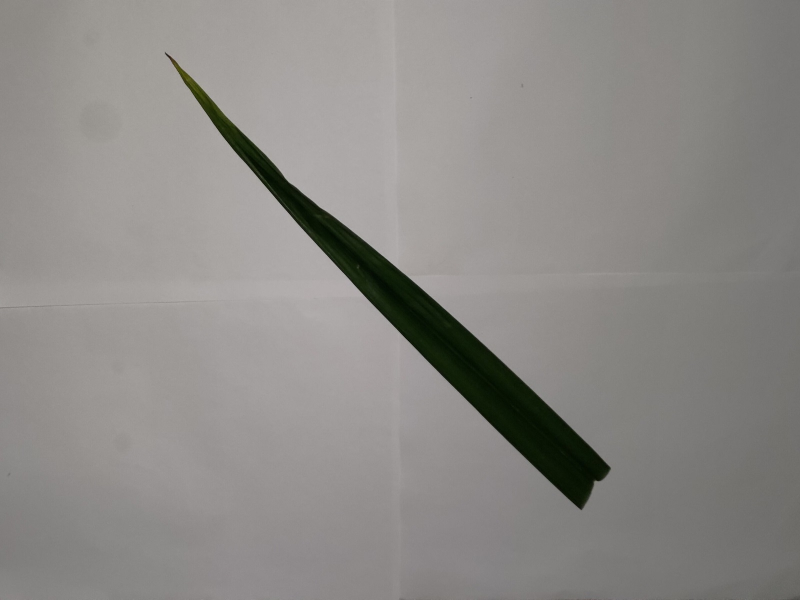
#> input picture Dataset/Pandan/003.jpg, 1600 x 1200 px (shown at 1/2 size)
$ python main.py
#> lines starting #> are read from the running program, lines starting #| are printed output that depends on the picture; after the words box and inside, x2 and y2 are one past the last pixel; in counts of white or black regions, pixels touching at a corner belong together
import cv2 as cv
######################################################### resize dataset
def rescale(frame, scale=0.5):
    dimension = (int(frame.shape[1]*scale),int(frame.shape[0]*scale))
    return cv.resize(frame, dimension,interpolation=cv.INTER_AREA)
image = cv.imread('Dataset/Pandan/003.jpg')
#> image is the input picture: shape (1200, 1600, 3); mean B, G, R 135.2, 138.3, 140.7
cv.imshow('Pandan', rescale(cv.imread('Dataset/Pandan/003.jpg')))
#> in rescale, `dimension = (int(frame.shape[1]*scale),int(frame.shape[0]*scale))`: dimension = (800, 600)
cv.waitKey(0)
########################################################## open image berupa array
print(cv.imread('Dataset/Pandan/003.jpg'))

# [38 lines of commented-out code are left out]
import glob
import numpy as np
imdir = 'Dataset/Pandan/'
ext = ['png','jpg','gif'] #add image formats
files = []
[files.extend(glob.glob(imdir + '*.'+e)) for e in ext]
images = [cv.imread(file) for file in files]
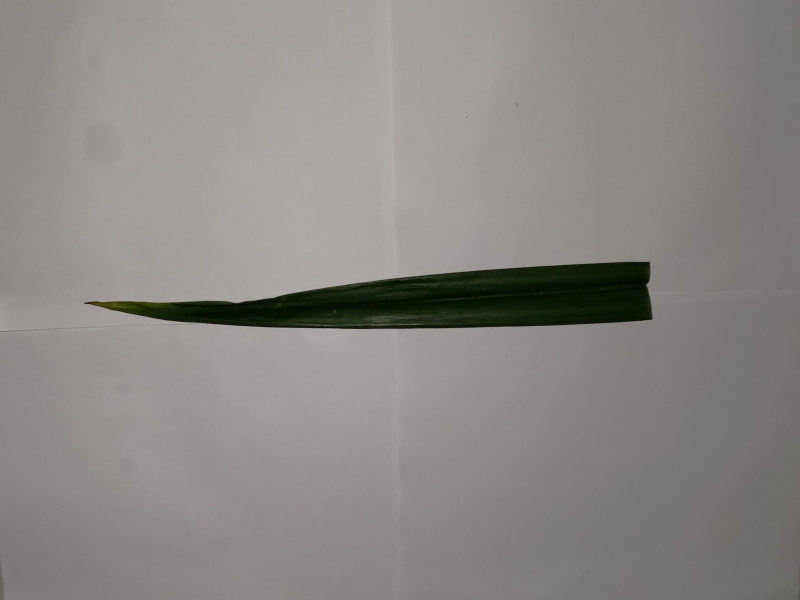
#> input picture Dataset/Pandan/001.jpg, 1600 x 1200 px (shown at 1/2 size)
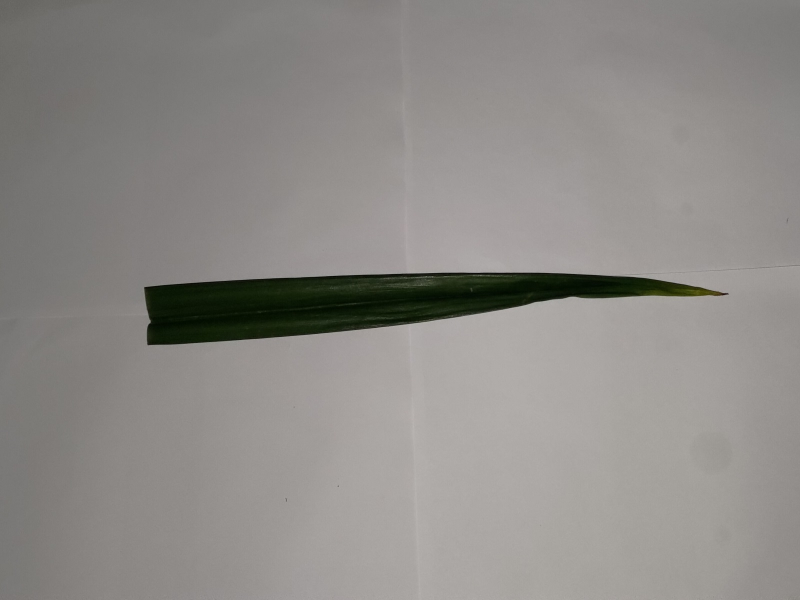
#> input picture Dataset/Pandan/002.jpg, 1600 x 1200 px (shown at 1/2 size)
#> images = 3 items
#adjust contrast
i = 1
for img in images :
    im_kon = cv.addWeighted(img,1.5,np.zeros(img.shape,img.dtype),0,-100)
    im_name = "Dataset/pandan_kontras/" + str(i) + ".png"
    cv.imwrite(im_name, im_kon)
    i+=1
#> this loop made 3 passes
#> im_name on passes 1 to 3: 'Dataset/pandan_kontras/1.png', 'Dataset/pandan_kontras/2.png', 'Dataset/pandan_kontras/3.png'
#> pass 1, `im_kon = cv.addWeighted(img,1.5,np.zeros(img.shape,img.dtype),0,-100)`:
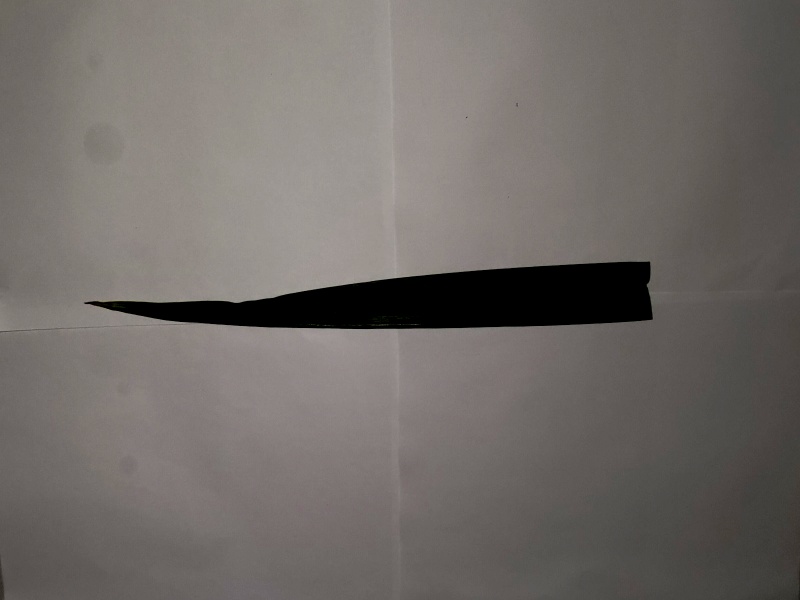
#> im_kon: shape (1200, 1600, 3) (shown at 1/2 size); mean B, G, R 103.9, 107, 112.9
#> pass 2, `im_kon = cv.addWeighted(img,1.5,np.zeros(img.shape,img.dtype),0,-100)`:
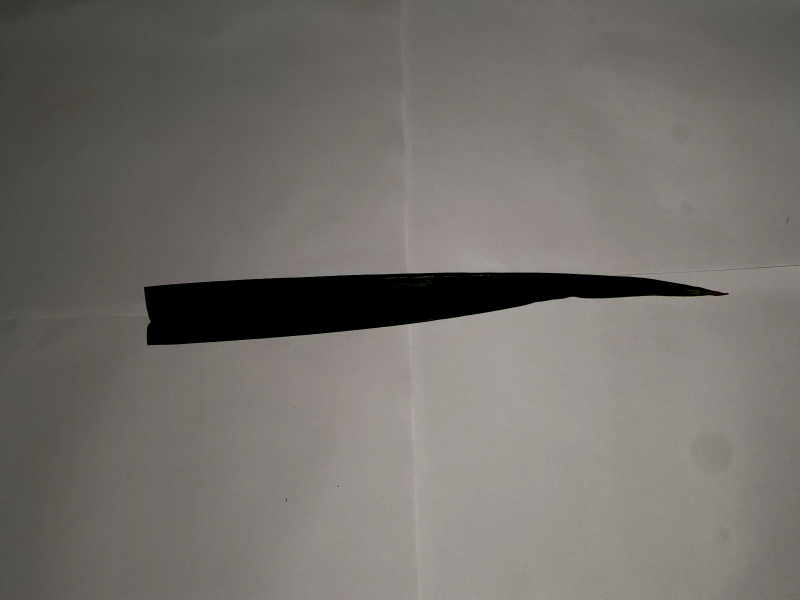
#> im_kon: shape (1200, 1600, 3) (shown at 1/2 size); mean B, G, R 107.3, 111, 116
#> pass 3, `im_kon = cv.addWeighted(img,1.5,np.zeros(img.shape,img.dtype),0,-100)`:
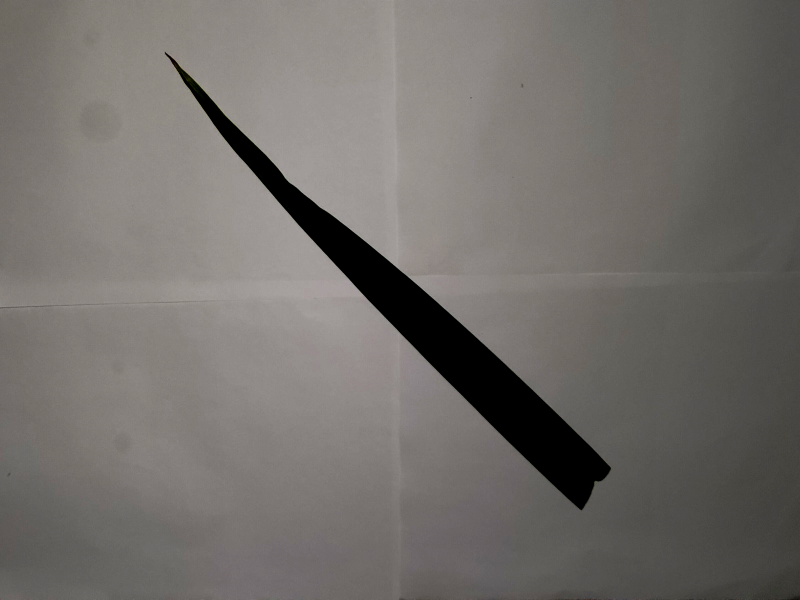
#> im_kon: shape (1200, 1600, 3) (shown at 1/2 size); mean B, G, R 106.8, 110.2, 114.6
#> after the loop, i = 4
################################################################# beruntun  Greyscale
import glob
imdir = 'Dataset/Pandan/'
ext = ['png','jpg','gif'] #add image formats
files = []
[files.extend(glob.glob(imdir + '*.'+e)) for e in ext]
images = [cv.imread(file) for file in files]
#adjust contrast
i = 1
for img in images :
    im_gray = cv.cvtColor(img, cv.COLOR_BGR2GRAY)
    im_name1 = "Dataset/pandan_greyscale/" + str(i) + ".png"
    cv.imwrite(im_name1, im_gray)
    i+=1
#> this loop made 3 passes
#> after the loop, i = 4
################################################################# beruntun edge
import glob
imdir = 'Dataset/Pandan/'
ext = ['png','jpg','gif'] #add image formats
files = []
[files.extend(glob.glob(imdir + '*.'+e)) for e in ext]
images = [cv.imread(file) for file in files]
#adjust contrast
i = 1
for img in images :
    im_edges = cv.Canny(img,100,200)
    im_name2 = "Dataset/pandan_edge/" + str(i) + ".png"
    cv.imwrite(im_name2, im_edges)
    i+=1
#> this loop made 3 passes
#> pass 1, `im_edges = cv.Canny(img,100,200)`:
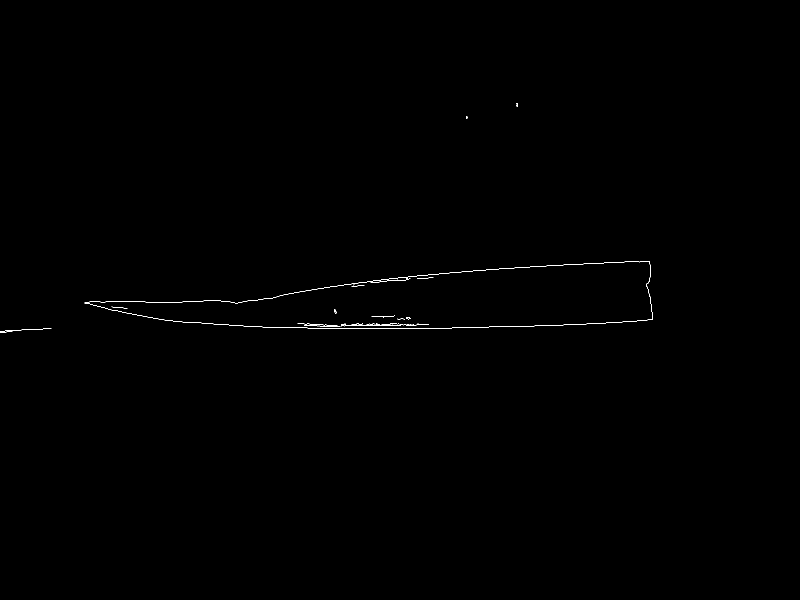
#> im_edges: shape (1200, 1600) (shown at 1/2 size); 0.17% white in thin lines or dots, all inside (x1, y1, x2, y2) = (0, 206, 1306, 665)
#> pass 3, `im_edges = cv.Canny(img,100,200)`:
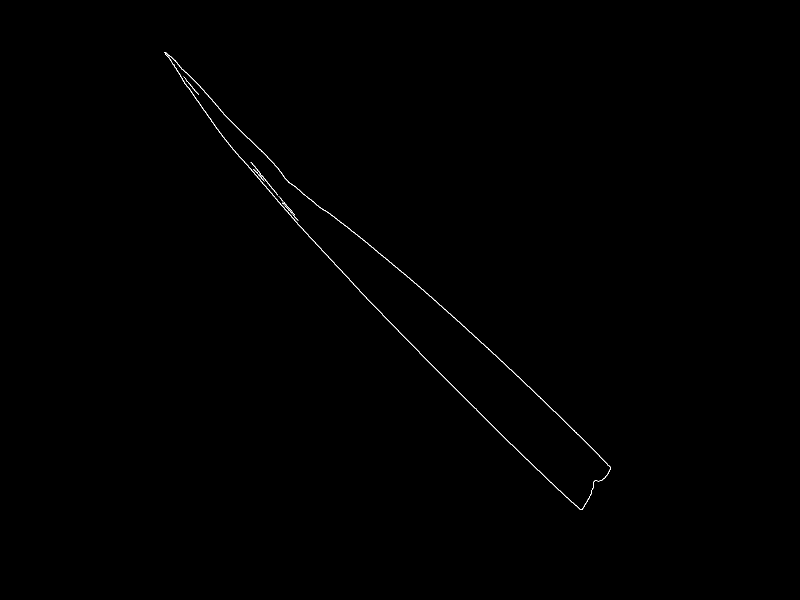
#> im_edges: shape (1200, 1600) (shown at 1/2 size); 0.2% white in thin lines or dots, all inside (x1, y1, x2, y2) = (329, 104, 1222, 1020)
#> after the loop, i = 4
